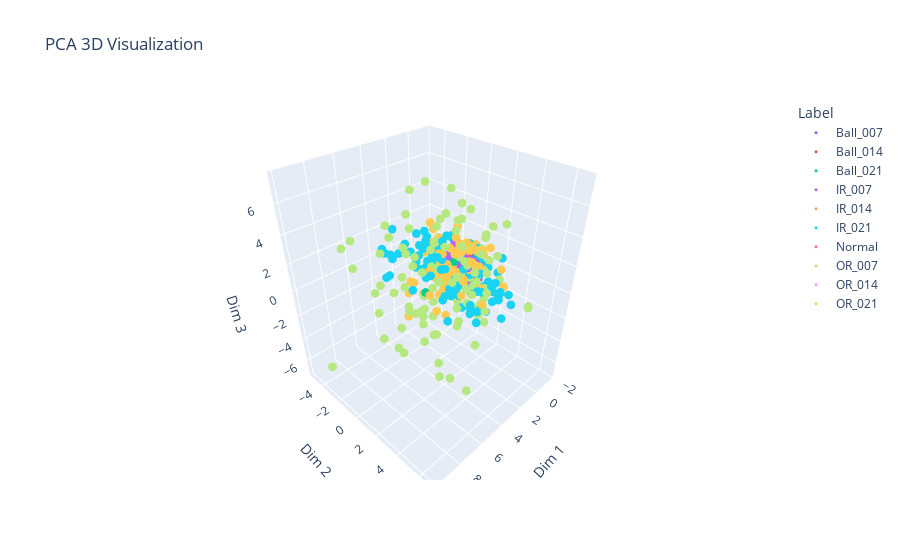
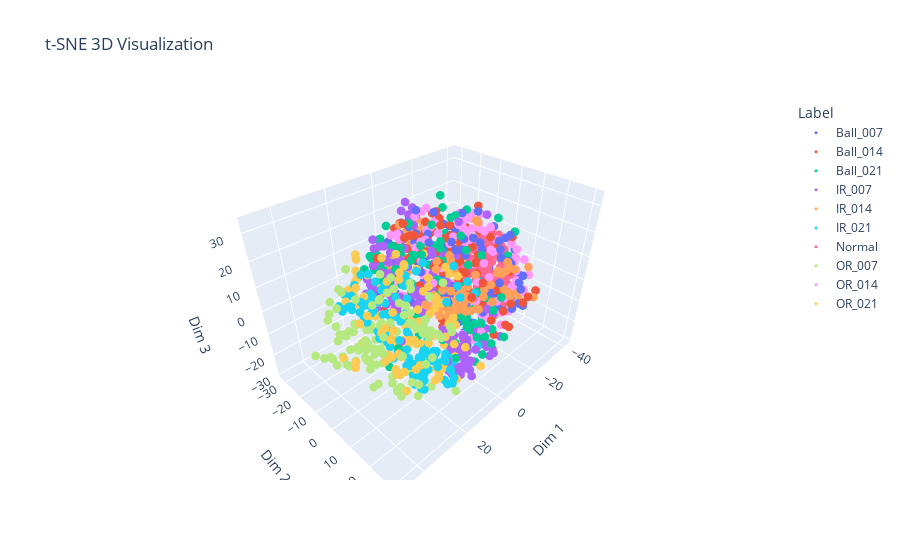

Notebook cell for these charts, in order:
### Code cell
import plotly.io as pio
pio.renderers.default = "vscode+iframe"
import pandas as pd
import numpy as np
import plotly.express as px
from sklearn.decomposition import PCA
from sklearn.manifold import TSNE
from sklearn.preprocessing import StandardScaler
SEED = 42

# 標準化數據
scaler = StandardScaler()
datas_scaled = scaler.fit_transform(features)

# PCA 降維到 3D
pca = PCA(n_components=3)
pca_result = pca.fit_transform(datas_scaled)

# t-SNE 降維到 3D
tsne = TSNE(n_components=3, random_state=SEED)
tsne_result = tsne.fit_transform(datas_scaled)

# 3D 視覺化函數
def plot_3d_embedding(embedding, labels, title):
    # 使用 Plotly Express 進行 3D 散點圖繪製
    df = pd.DataFrame(embedding, columns=['Dim 1', 'Dim 2', 'Dim 3'])
    df['Label'] = labels
    fig = px.scatter_3d(df, x='Dim 1', y='Dim 2', z='Dim 3', color='Label', title=title)
    
    # 設定 marker 大小，調整點的大小
    fig.update_traces(marker=dict(size=3))  # 將點的大小設為 3
    fig.show()

# 視覺化 PCA
plot_3d_embedding(pca_result, labels, "PCA 3D Visualization")

# 視覺化 t-SNE
plot_3d_embedding(tsne_result, labels, "t-SNE 3D Visualization")
